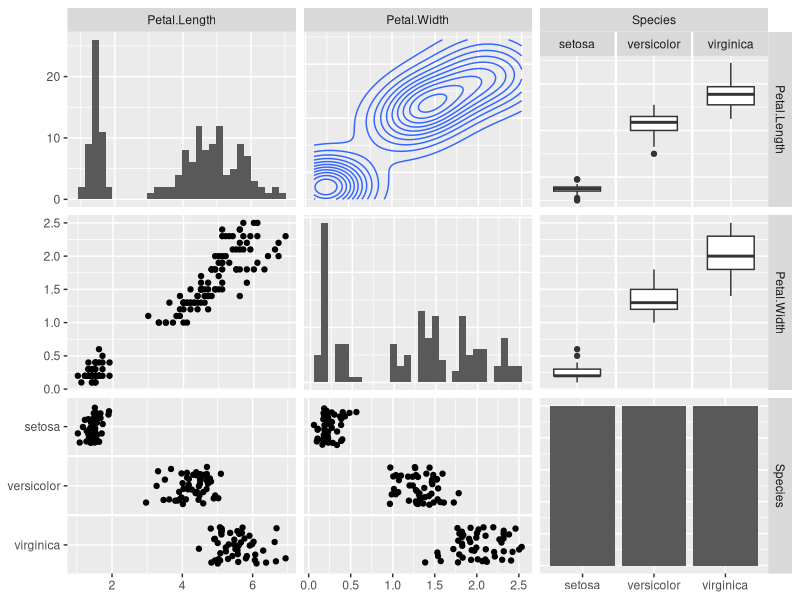

The R source for this figure: (Note: this script raises an error after producing the figure.)
library("GGally")
data(iris)

ggpairs(iris[,3:5], 
        upper = list(continuous = "density", combo = "box"), 
        lower = list(continuous = "points", combo = "dot"), 
        diag = list(continuous = "bar", discrete = "bar"))


# example 3 – some new stuff!!!
dat <- data.frame(x = rnorm(100),
                  y = rnorm(100),
                  z = rnorm(100))

plotmatrix <- 
  ggpairs(dat,
          lower = list(continuous = "density", 
                       aes_string = aes_string(fill = "..level..")),
          upper = "blank") 
plotmatrix
